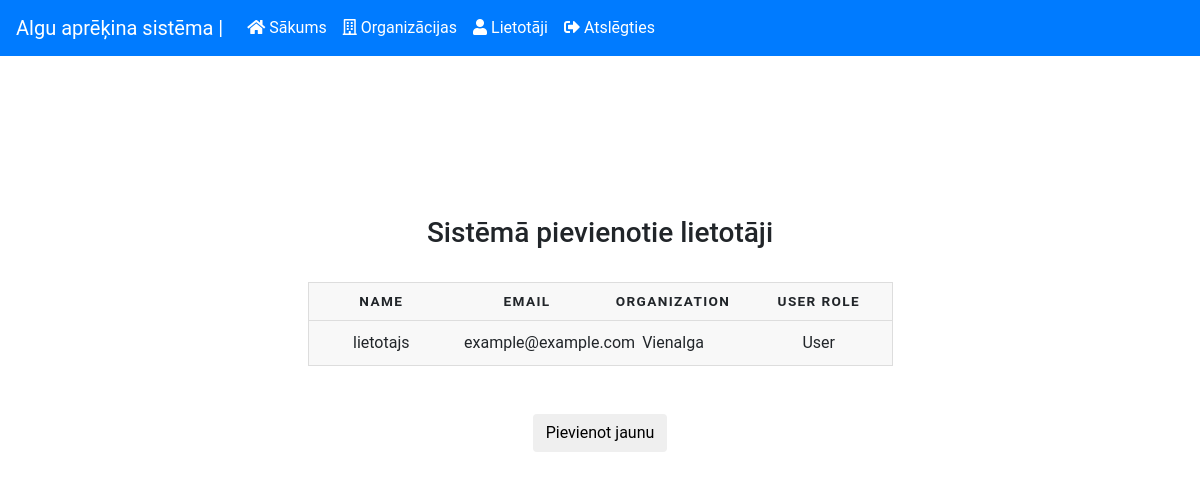
Page /user-view.php (signed in) on the earlier database version.
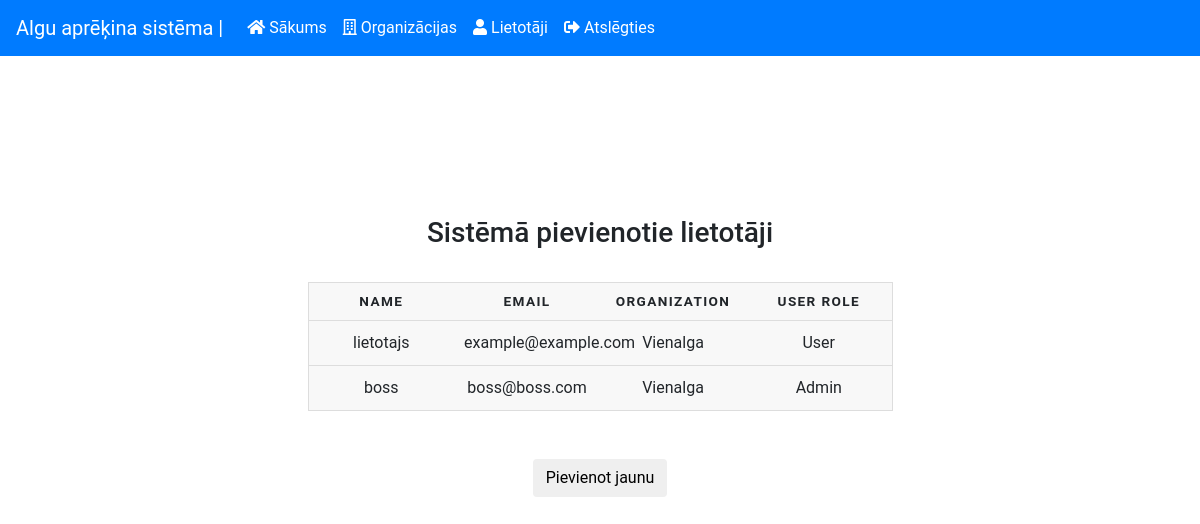
Same page on the later database version.
### tables this page shows
CREATE TABLE `users` (
  `id` int(11) NOT NULL,
  `username` varchar(255) NOT NULL,
  `email` varchar(255) NOT NULL,
  `password` varchar(255) NOT NULL,
  `register_date` date NOT NULL,
  `last_login` datetime NOT NULL,
  `notes` varchar(255) NOT NULL,
  `role` varchar(10) NOT NULL DEFAULT 'User',
  `org_key` int(11) DEFAULT NULL
);

CREATE TABLE `organizations` (
  `id` int(11) NOT NULL,
  `org_name` varchar(30) NOT NULL
);

### includes/Role.php (called while the page is built, shortened)
<?php
class Role{
    private $con;
    function __construct(){
        include_once("database/db.php");
        $db = new Database();
        $this->con = $db ->connect();
    }
    public function superAdmin(){
        $userId = $_SESSION["userid"];
        $result = $this->con->prepare("
                SELECT role
                FROM users
                WHERE id = $userId
        ");
        $result->execute();
        $result->store_result();
        $result->bind_result($userRole);
        if ($userRole == "Superadmin" ){
            return true;
        }
    }
}

### database/db.php (called while the page is built, shortened)
<?php
class Database
{
  public function connect(){
    $this->con = new Mysqli(HOST, USER, PASS, DB);
    if ($this->con) {
      return $this->con;
    }
    return "DATABASE_CONNECTION_FAIL";
  }
}
 ?>

### includes/user.php (the view, shortened to what this page needs)
<?php
class User
{
  public function loadUsersInTable(){
      include_once("database/db.php");
      include_once("includes/Role.php");
      $db = new Database;
      $role = new Role;
      $this ->con = $db->connect();
      if($role->superAdmin()){
          $res = $this->con->query("
                  SELECT u.username, u.email, u.role, o.org_name
                  FROM users u, organizations o
                  WHERE u.org_key = o.id
                  ORDER BY u.org_key
          ");
          if($res !== FALSE) {
              foreach($res as $row){
                  $username = $row["username"];
                  $email = $row["email"];
                  $org = $row["org_name"];
                  $userRole = $row["role"];
                  echo '<tr>
                        <td>'.$username.'</td>
                        <td>'.$email.'</td>
                        <td>'.$org.'</td>
                        <td>'.$userRole.'</td>
                        </tr>';
              }
          } else {
              die('prepare() failed: ' . htmlspecialchars($this->con->error));
          }
      }
}
}

Differences in the rows shown:
added users: username "boss", email "boss@boss.com", organizations.org_name "Vienalga", role "Admin"
